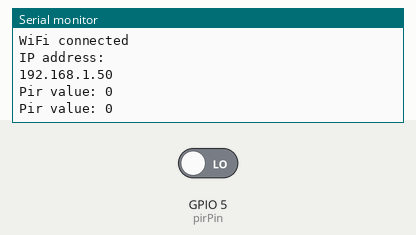
Recording of a sketch running on a simulated ESP8266 (Wemos D1 mini). On the bench: the last lines printed to the serial monitor. The inputs (shaded band) are chosen by the test bench; at power-on: GPIO 5 (pirPin) LOW. WiFi joins after 1.5 s; servers stay silent unless stated.

Above: at 2.8 s.
2.9 s: GPIO 5 (pirPin) driven HIGH
At 3.7 s:
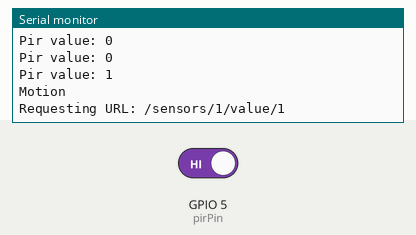
4.8 s: GPIO 5 (pirPin) driven LOW
At 4.96 s:
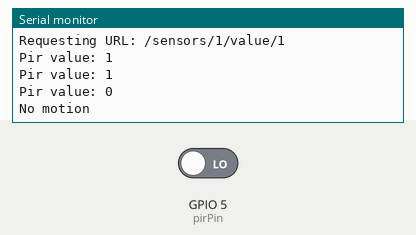

The sketch:

wemos.ino
```cpp
/*
    Simple HTTP get webclient test
*/

#include <ESP8266WiFi.h>
#include <WiFiClient.h>

const char* ssid     = "GKI38-Emil";
const char* password = "vraaghetjemoeder";

const char* host = "192.168.1.150";
const int httpPort = 3000;
const int pirPin = 5; // This corresponds to D1
int pir = 0;
int prevPir = 0;

void setup() {
  Serial.begin(115200);
  pinMode(pirPin, INPUT);

  delay(100);

  // We start by connecting to a WiFi network

  Serial.println();
  Serial.println();
  Serial.print("Connecting to ");
  Serial.println(ssid);

  WiFi.begin(ssid, password);

  while (WiFi.status() != WL_CONNECTED) {
    delay(500);
    Serial.print(".");
  }

  Serial.println("");
  Serial.println("WiFi connected");
  Serial.println("IP address: ");
  Serial.println(WiFi.localIP());
}

void loop() {
  delay(500);
  int pir = digitalRead(pirPin);
  Serial.print("Pir value: ");
  Serial.println(pir);
  if (pir != prevPir) {
    if (pir == HIGH) {
      Serial.println("Motion");
      setSensor(1, 1);
    } else {
      Serial.println("No motion");
      setSensor(1, 0);
    }
  }
  prevPir = pir;
}

void setSensor(int id, int value) {
  WiFiClient client;
  if (!client.connect(host, httpPort)) {
    Serial.println("connection failed");
    return;
  }

  String strId = String(id);
  String strValue = String(value);
  String url = "/sensors/" + strId + "/value/" + strValue;
  Serial.print("Requesting URL: ");
  Serial.println(url);

  // This will send the request to the server
  client.print(String("GET ") + url + " HTTP/1.1\r\n" +
               "Host: " + host + "\r\n" +
               "Connection: close\r\n\r\n");

}
```

Measured:
- after the input at 2.9 s, the serial monitor: prints a new line after 0.20 s (image 1)
- after the input at 4.8 s, the serial monitor: prints a new line at once (image 2)
